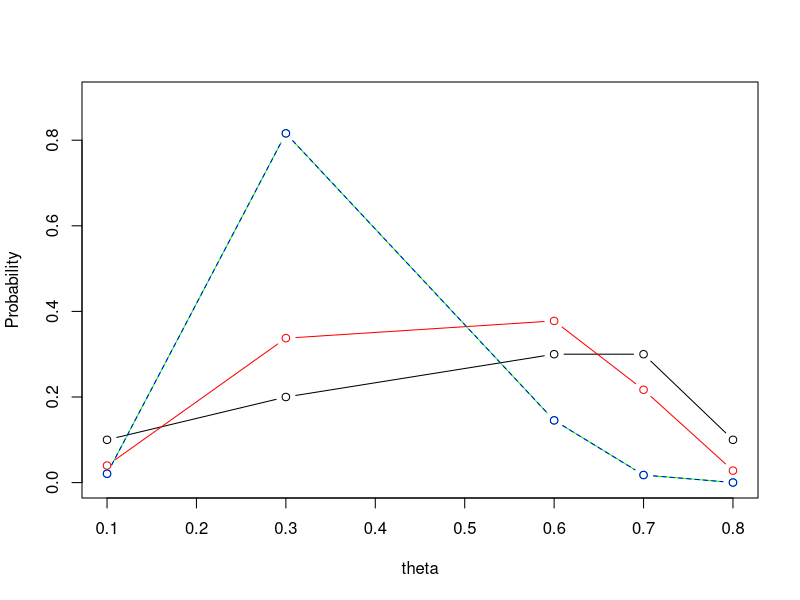
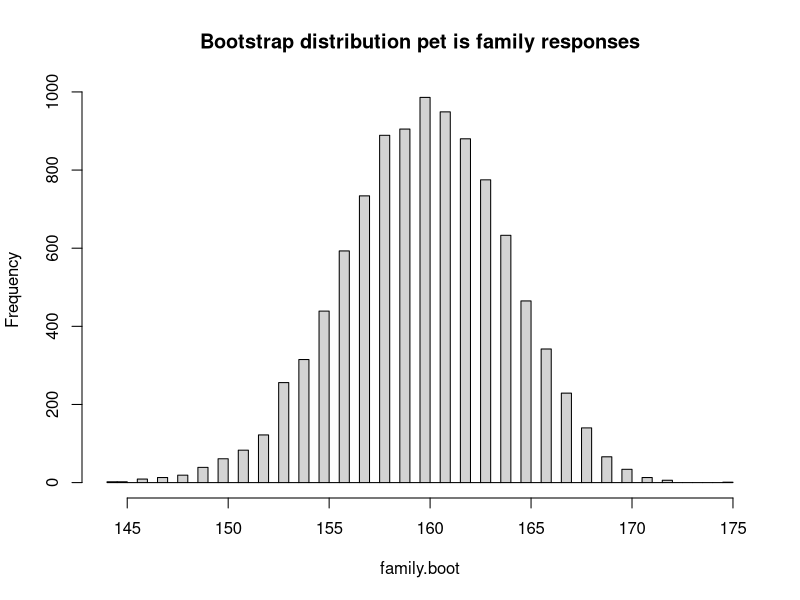
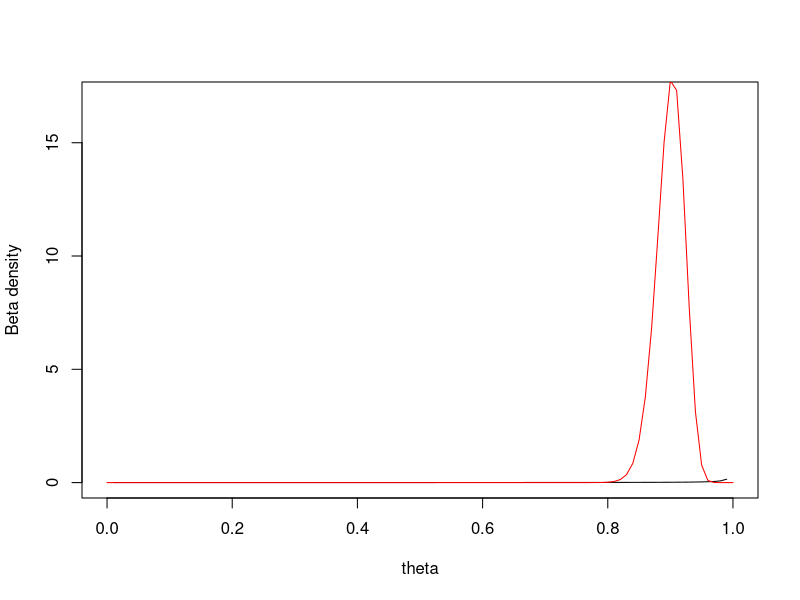
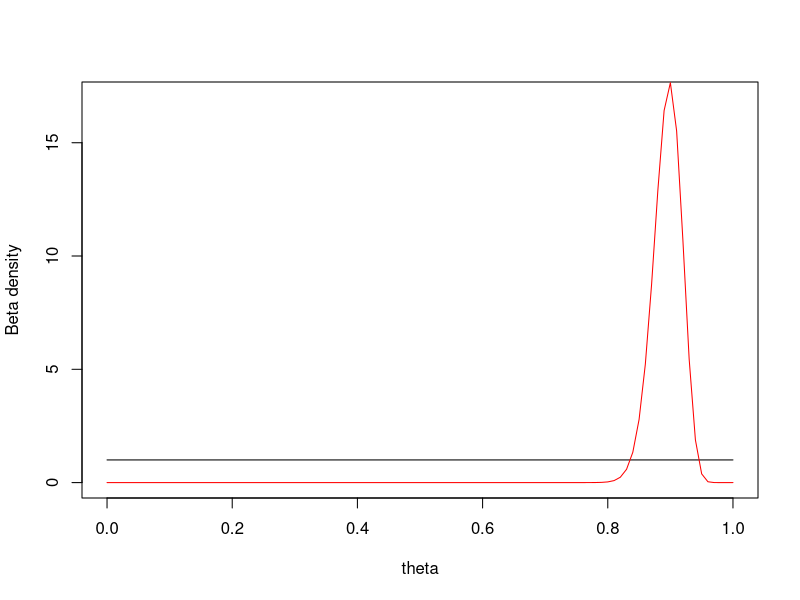
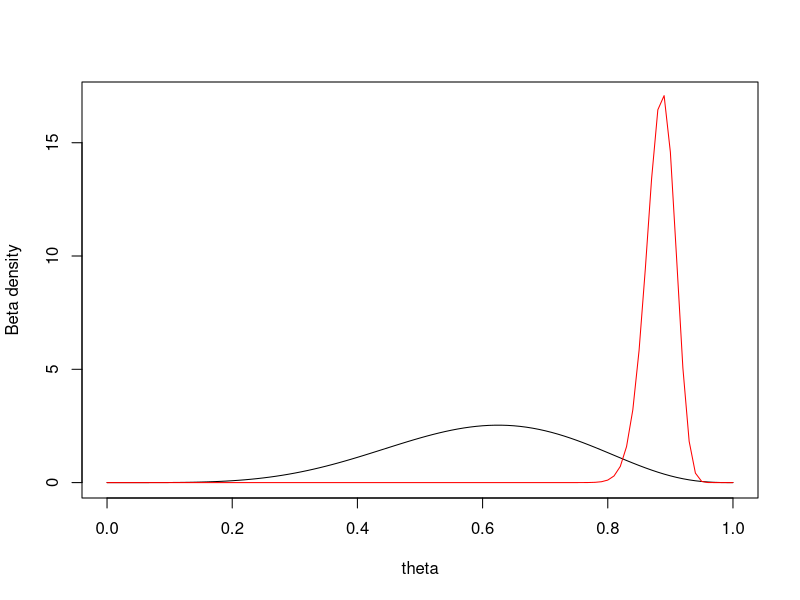
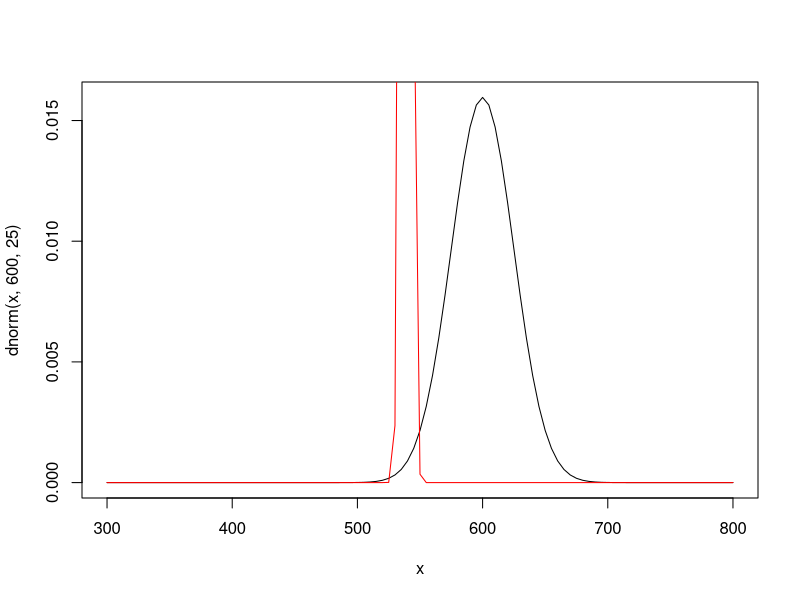

These charts were generated, in order, by the following R code:
# Larson Hogstrom - HW10
# MATH_E156 - 4/18/2014

### Part 1 ###

# 1. You are playing a computer game where you can battle the AI by having 
# a hero from your army fight one-on-one against a randomly chosen unit 
# from the opposing army. Your probability of winning depends on what type 
# of opposing unit is chosen, as follows:
# • If it is a dragon, your probability of winning is 0.1. • If it is an 
# orc, your probability of winning is 0.3.
# • If it is a goblin, your probability of winning is 0.6. • If it is an 
# elf, your probability of winning is 0.7.
# • If it is a fairy, your probability of winning is 0.8.
# You know that the opposing army consists of one dragon, two orcs, three 
# goblins, three elves, and one fairy, and for your Bayesian prior you 
# assume that each of these ten units is equally likely to be chosen.
theta <- c(.1,.3,.6,.7,.8)
prior <- c(.1,.2,.3,.3,.1)
plot(theta, prior, type = "b", ylim = c(0, 0.90), ylab = "Probability")

# (a) You fight five battles, winning two and losing three. Find the posterior
#  distribution for the probability of selecting each type of unit.

# two wins, three losses
likelihood <- theta^2*(1-theta)^3; likelihood

#To use Bayes's Theorem, we need the probability of one win and two losses.
#This will be much less than 1, since we are better than most opponents.
P2W3L<-sum(prior* likelihood); P2W3L

#Bayes says P(theta|2W3L) = P(theta)P(2W3L|theta)/P(2W3L)
#Probability of theta, conditioned on observing one win, two losses
posterior <-prior * likelihood/ P2W3L; posterior
sum(posterior) #normalization check - new distribution must sum to 1

sum(theta*prior) #prior mean
sum(theta*posterior) #posterior mean

#Add the new "posterior" distribution to the plot
lines(theta, posterior, type="b", col = "red")


# (b) You fight ten more battles, winning three and losing seven. What is now
#  your estimate of the probability that the AI selects a dragon? An orc? A 
#  fairy?

prior.new <- posterior
# 3 wins, 7 losses
likelihood <- theta^3*(1-theta)^7; likelihood
P3W7L<-sum(prior.new* likelihood); P3W7L
posterior.new <-prior.new * likelihood/ P3W7L; posterior
sum(posterior.new) #normalization check - new distribution must sum to 1
sum(theta*posterior.new) #posterior mean
lines(theta, posterior.new, type="b", col = "green")

# (c) Show that if you group together the result of the fifteen battles, you 
# get the answers to (b) in a single step.
# 5 wins, 10 losses
likelihood <- theta^5*(1-theta)^10; likelihood
P5W10L<-sum(prior * likelihood); P5W10L
posterior.new2 <-prior * likelihood/ P5W10L; posterior
sum(posterior.new2) #normalization check - new distribution must sum to 1
sum(theta*posterior.new2) #posterior mean
lines(theta, posterior.new2, type="b", col = "blue", lty = 2)

# check that the posteiror calulated two ways gives a the same answer
round(posterior.new,5) == round(posterior.new2,5)

### Part 2 ###

# Page 324, Exercise 6. For part (a), see the comment on the second section problem.

# "Do you think of your dog as a member of your family"
# Pew Study - of the 178 people who were between 18 and 29 years old
# 160 responded years

# a) Find a 95% confidence interval for the true proportion of 19-29 years
# old who responded yes.

# bootstrap confidence interval
pet_is_family <-c(rep(1,160),rep(0,18)) 
N<-10^4; family.boot <- numeric(N)
for (i in 1:N) {
  fam.sample <- sample(pet_is_family, replace = TRUE)
  family.boot[i] <- sum(fam.sample)
}
hist(family.boot, breaks = "FD", main= "Bootstrap distribution pet is family responses")
#Extract a 95% bootstrap percentile confidence interval - proportion who responded yes
quantile(family.boot, c(.025, .975))/178

# Note that part (a) is fre- quentist, not Bayesian. You can get a good 
# approximate answer in one line by using qbinom().
obs.prob <- 160/178
qbinom(c(.025, .975),178,obs.prob)/178 # proportion who responded yes
print("binomial quantile gives aproximately the same quantile as bootstrap")

# b) 
# Find the estimates for theata (posterior means) and 95% credible intervals

# Statistician 1 - Prior Beta - mean=.85, variance=.0015
alpha.posterior.stat1 <- (.85+160)
beta.posterior.stat1 <- (.0015 + 178-160)
# Expected theta - E[X] = alpha/(alpha + Beta)
theta.expected <- alpha.posterior.stat1/(alpha.posterior.stat1 + beta.posterior.stat1); theta.expected
#95% credible intervals
qbeta(c(.025, .975),alpha.posterior.stat1, beta.posterior.stat1)
print("this is very close to the binomial estimate")

# Statistician 2 - flat prior - beta(1,1)
alpha.posterior.stat2 <- (1+160)
beta.posterior.stat2 <- (1 + 178-160)
# Expected theta - E[X] = alpha/(alpha + Beta)
theta.expected <- alpha.posterior.stat2/(alpha.posterior.stat2 + beta.posterior.stat2); theta.expected
#95% credible intervals
qbeta(c(.025, .975),alpha.posterior.stat2, beta.posterior.stat2)
print("this is very close to the binomial estimate")

# Statistician 3 - prior Beta(6,4)
alpha.posterior.stat3 <- (6+160)
beta.posterior.stat3 <- (4 + 178-160)
# Expected theta - E[X] = alpha/(alpha + Beta)
theta.expected <- alpha.posterior.stat3/(alpha.posterior.stat3 + beta.posterior.stat3); theta.expected
#95% credible intervals
qbeta(c(.025, .975),alpha.posterior.stat3, beta.posterior.stat3)
print("this is very close to the binomial estimate")

# c) For each statistician plot their prior and posterior distributions on 
# one graph

# Statistician 1 - flat prior
curve(dbeta(theta, .85, .0015), from = 0, to = 1, ylim = c(0,17), xname = "theta", ylab = "Beta density")
curve(dbeta(theta, alpha.posterior.stat1, beta.posterior.stat1), xname = "theta", col = "red", add = TRUE) 

# Statistician 2 - flat prior - beta(1,1)
curve(dbeta(theta, 1, 1), from = 0, to = 1, ylim = c(0,17), xname = "theta", ylab = "Beta density")
curve(dbeta(theta, alpha.posterior.stat2, beta.posterior.stat2), xname = "theta", col = "red", add = TRUE) 

# Statistician 3 - prior Beta(6,4)
curve(dbeta(theta, 6, 4), from = 0, to = 1, ylim = c(0,17), xname = "theta", ylab = "Beta density")
curve(dbeta(theta, alpha.posterior.stat3, beta.posterior.stat3), xname = "theta", col = "red", add = TRUE) 


# d) for each statistician, find the probibility, given the data, that theta > .90
1- pbeta(.9, alpha.posterior.stat1, beta.posterior.stat1)

# Statistician 2 - flat prior - beta(1,1)
1- pbeta(.9, alpha.posterior.stat2, beta.posterior.stat2)

# Statistician 3 - prior Beta(6,4)
1- pbeta(.9, alpha.posterior.stat3, beta.posterior.stat3)

### Part 3 ###

# Page 324, Exercise 8. Feel free to reuse code from script 10C.

# -You seek to find the mean of SAT scores in a town.
# -You assume distribution of scores as the same as the national
# average, sd = 116
# -prior: u ~ N(600,25^2)
# If a sample of size 60 yields a mean score of 538:
# a) find the posterior distribution of u
curve(dnorm(x,600,25), xlim = c(300,800))

#An ichthyologist observes a sample of 15 fish
#The mean length is 45 cm, with a variance assumed to be 8

#The formula on page 317 (skip the derivation!) gives the posterior variance
A<- 60/25^2 # 15 samples with variance assumed to be 8
A0<- 1/25^2 # inverse variance for prior
A1<- A0 + A # inverse variance for posterior
sqrt(1/A1)  #the standard deviation of the mean (posterior)

#Calculation of the posterior mean
M<- 538 # mean length for sample of 15 fish
M0 <- 600 #mean for prior
M1 <- (A0*M0 + A*M)/(A0 + A) #mean for posterior

curve(dnorm(x, M1, 1/sqrt(A1)), ,col = "red", add = TRUE) #posterior

# b) find a 95% credible interval for the true u
qnorm(c(.025, .975),M1, 1/sqrt(A1))

# c) find the probibility that the posterior mean math SAT score is
# greater than 600.
1 - pnorm(600,M1, 1/sqrt(A1))
print("the posterior distribution suggests that there is no chance the
    mean SAT score is greater than 600.")


### Part 4 ###
# Page 326, Exercise 16. This is another cute conjugate-prior problem like 
#  the third section problem. Add part (f):
# You estimate that the prior distribution has mean 8 and variance 4, 
# and you assume that it is a gamma distribution because otherwise you 
# cannot calculate the posterior density. For the same observed values 
# as in part (d), find the posterior density. Plot the prior and posterior 
# densities, and mark, using vertical lines of different colors, the 95% 
# credible interval for each.

# Let X1, X2, ... Xn be a random sample from the Poisson dist. with pdf
# f(x) = (theta^x e^-theta)/x! , x=0,1,2,3

# a) write down the likelihood function f(theta)

print("f(theta|x) = (theta^x e^-theta)/x!")

# b) suppose the prior for theta is the gamma distribution with parameter r, theta.
# Let pi(theta) denote the pdf for the prior. Find the posterior density f(theta)pi(theta)

print("prior = pi(theta)*Poisson(theta)/ integrate(pi(theta)*Poisson(theta))")


print("when I multiply the likelihood function by the gamma following:
    f(theta)pi(theta) = 1/(gamma(r)*x!) * theta^(r+x) *x^r-1 * e^-theta(x+1)
 ")

# c) recognize this posterior density as the pdf for what known distribution with
# what parameters?

print("I do not how this posterior can be represented as a common distribution
    function")


# d) Suppose you observed the values, 6,7,9,9,16 and you believe the 
# prior is gamma with parameters r=15, lambda=3. Find the posterior density.

print("I've tried a bunch to find a closed form solution to the posterior, but 
    I haven't come up with the right answer - I am not sure how to proceed in 
    this problem ")

# e) 95% credible interval for theta

# f) You estimate that the prior distribution has mean 8 and variance 4, 
# and you assume that it is a gamma distribution because otherwise you 
# cannot calculate the posterior density. For the same observed values 
# as in part (d), find the posterior density. Plot the prior and posterior 
# densities, and mark, using vertical lines of different colors, the 95% 
# credible interval for each.


### Part 5 ###

# Among players aged 25 or less, here are the top six hitters in major 
# league baseball for 2013:
# • Freddie Freeman, 176 hits in 551 at bats. • Paul Goldschmidt, 182 
# hits in 602 at bats. • Eric Hosmer, 188 hits in 623 at bats.
# • Salvador Perez, 145 hits in 496 at bats.
# • Jean Segura, 173 hits in 588 at bats.
# • Mike Trout, 190 hits in 589 at bats.
# You are a Yankees general manager whose motto is ”Great hitters 
# are bought, not made,” and you have 50 million dollars to spend 
# on hiring one of these folks when he becomes a free agent. Using 
# the “Bayes multi- arm” approach, identify which (if any) of these 
# players has a probability of less than 5 percent of being the top 
# hitter in the group and is therefore not worth considering. 

n<-c(551, 602, 623, 496, 588, 589) 
X<-c(176, 182, 188, 145, 173, 190)

alpha<- X # parameters for posterior beta distributions
beta<- n-X # parameters for posterior beta distributions

#Now we simulate 10000 random selections of the parameter values
N <- 10^5  #replications
theta<- matrix(0,0, nrow = N, ncol = 6) #10000 rows of 6 zeroes
for (j in 1:6) {
  theta[ ,j] <- rbeta(N, alpha[j], beta[j]) #fill in column j
}
head(theta)

probBest <- numeric(6) #vector for results
best <- apply(theta, 1, max) # 1 means apply max over rows
for (j in 1:6) {
  probBest[j] = mean(theta[ ,j] == best)
}
probBest 
print("Salvador Perez and Jean Segura are least likely to be consistent hitters")


# After doing the problem by Bayesian methods, repeat the analysis by 
# simply simulating 10000 seasons, using the 2013 batting average 
# as the parameter for a binomial distribution. You should reach 
# the same conclusion.

FF <- 176/551
PG <- 182/602
EH <- 188/623
SP <- 145/496
JS <- 173/588
MT <- 190/589

hit.prob <- c(176/551, 182/602, 188/623, 145/496, 173/588, 190/589)

# bootstrap confidence interval
binorm.boot<- matrix(0,0, nrow = N, ncol = 6) #10000 rows of 6 zeroes
for (j in 1:6) {
  binorm.boot[ ,j] <- rbinom(N,n[j],hit.prob[j])
}

probBest <- numeric(6) #vector for results
best <- apply(binorm.boot, 1, max) # 1 means apply max over rows
for (j in 1:6) {
  probBest[j] = mean(binorm.boot[ ,j] == best)
}
probBest 

print("Binomial findings are consistent with the multi-arm approach - 
    Salvador Perez and Jean Segura are least likely to be consistent hitters")
